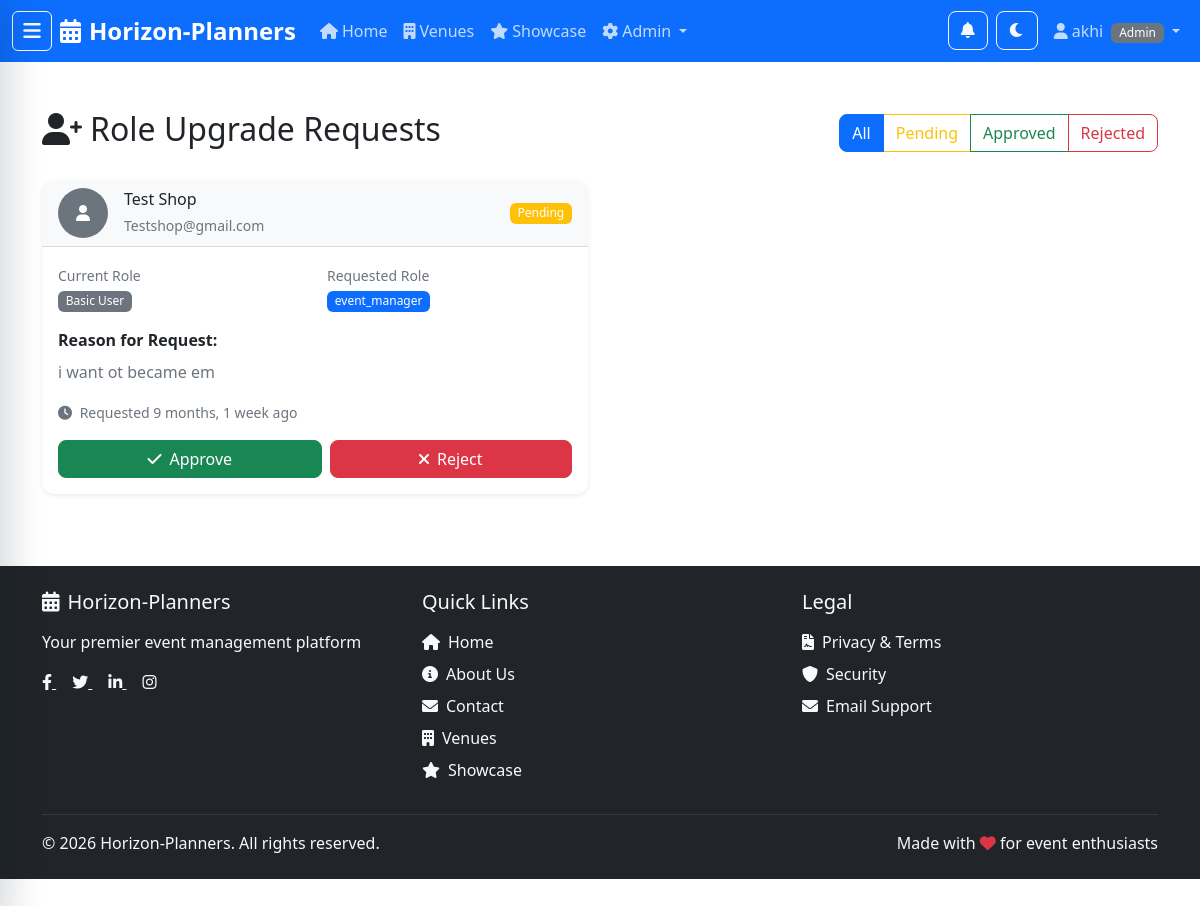
/auth/role-requests/ (signed in), run on an earlier commit of the app's database.
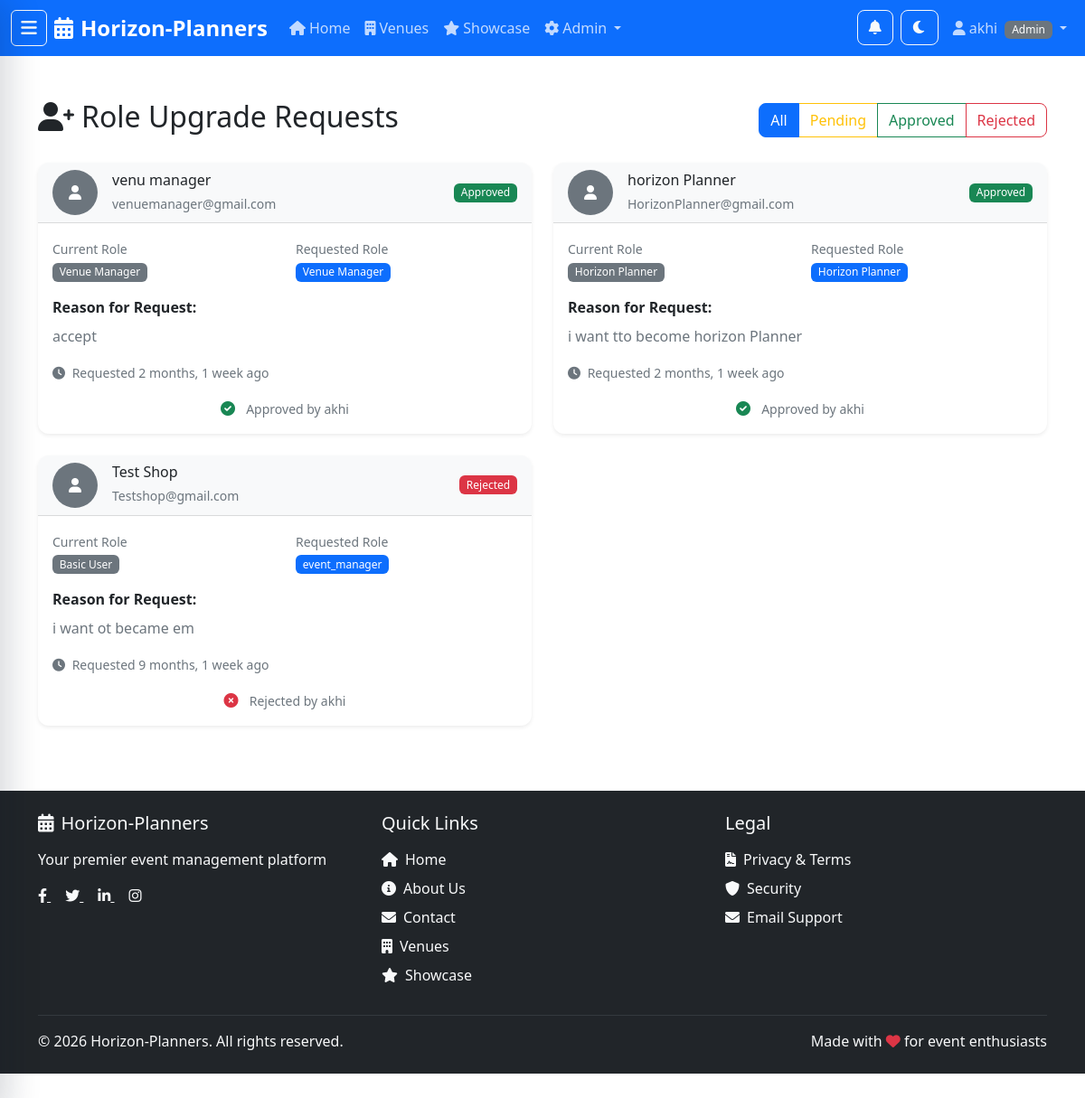
And on a later commit of the database.
### apps/users/models.py (models this page shows, shortened)
class RoleUpgradeRequest(models.Model):
    class RequestedRole(models.TextChoices):
        HORIZON_PLANNER = 'horizon_planner', 'Horizon Planner'
        VENUE_MANAGER = 'venue_manager', 'Venue Manager'
    class Status(models.TextChoices):
        PENDING = 'pending', 'Pending'
        APPROVED = 'approved', 'Approved'
        REJECTED = 'rejected', 'Rejected'
    user = models.ForeignKey(User, on_delete=models.CASCADE, related_name='upgrade_requests')
    requested_role = models.CharField(max_length=20, choices=RequestedRole.choices)
    reason = models.TextField(help_text='Reason for requesting role upgrade')
    status = models.CharField(max_length=20, choices=Status.choices, default=Status.PENDING)
    reviewed_by = models.ForeignKey(
        User,
        on_delete=models.SET_NULL,
        null=True,
        blank=True,
        related_name='reviewed_requests'
    )
    review_notes = models.TextField(blank=True)
    created_at = models.DateTimeField(auto_now_add=True)
    reviewed_at = models.DateTimeField(null=True, blank=True)
    class Meta:
        ordering = ['-created_at']
        unique_together = ['user', 'requested_role', 'status']

class User(AbstractUser):
    class Role(models.TextChoices):
        BASIC = 'basic', 'Basic User'
        HORIZON_PLANNER = 'horizon_planner', 'Horizon Planner'
        VENUE_MANAGER = 'venue_manager', 'Venue Manager'
        ADMIN = 'admin', 'Admin'
    role = models.CharField(
        max_length=20,
        choices=Role.choices,
        default=Role.BASIC,
        help_text='User role determines access permissions'
    )
    phone_number = models.CharField(max_length=20, blank=True, null=True)
    date_of_birth = models.DateField(blank=True, null=True)
    profile_picture = models.ImageField(upload_to='profile_pictures/', blank=True, null=True)
    created_at = models.DateTimeField(auto_now_add=True)
    updated_at = models.DateTimeField(auto_now=True)
    @property
    def is_basic_user(self):
        return self.role == self.Role.BASIC
    @property
    def is_horizon_planner(self):
        return self.role == self.Role.HORIZON_PLANNER
    @property
    def is_venue_manager(self):
        return self.role == self.Role.VENUE_MANAGER
    @property
    def is_admin_user(self):
        return self.role == self.Role.ADMIN or self.is_superuser

### apps/users/views.py (the view)
# urls.py: path('role-requests/', views.RoleRequestListView.as_view(), name='role_requests'),
class RoleRequestListView(AdminRequiredMixin, ListView):
    model = RoleUpgradeRequest
    template_name = 'users/role_requests.html'
    context_object_name = 'requests'
    paginate_by = 20
    def get_queryset(self):
        return RoleUpgradeRequest.objects.all().order_by('-created_at')

### apps/users/views.py (called while the page is built)
    def test_func(self):
        return self.request.user.is_authenticated and self.request.user.is_admin_user

### templates/users/role_requests.html (shortened to what the changed rows need)
{% extends 'base.html' %}
{% load static %}
{% block content %}
<div class="container my-5">
    <div class="row">
        <div class="col-12">
            <div class="d-flex justify-content-between align-items-center mb-4">
                <h2><i class="fas fa-user-plus me-2"></i>Role Upgrade Requests</h2>
            </div>
        </div>
    </div>
    {% if requests %}
        <div class="row">
            {% for request in requests %}
                <div class="col-lg-6 mb-4 request-card" data-status="{{ request.status }}">
                    <div class="card h-100">
                        <div class="card-header d-flex justify-content-between align-items-center">
                            <div class="d-flex align-items-center">
                                <div class="me-3">
                                    {% if request.user.profile_picture %}
                                        <img src="{{ request.user.profile_picture.url }}"
                                             class="rounded-circle"
                                             style="width: 50px; height: 50px; object-fit: cover;">
                                    {% else %}
                                        <div class="bg-secondary rounded-circle d-flex align-items-center justify-content-center"
                                             style="width: 50px; height: 50px;">
                                            <i class="fas fa-user text-white"></i>
                                        </div>
                                    {% endif %}
                                </div>
                                <div>
                                    <h6 class="mb-1">{{ request.user.get_full_name|default:request.user.username }}</h6>
                                    <small class="text-muted">{{ request.user.email }}</small>
                                </div>
                            </div>
                            <span class="badge bg-{% if request.status == 'pending' %}warning{% elif request.status == 'approved' %}success{% elif request.status == 'rejected' %}danger{% endif %}">
                                {{ request.get_status_display }}
                            </span>
                        </div>
                        <div class="card-body">
                            <div class="row mb-3">
                                <div class="col-6">
                                    <small class="text-muted">Current Role</small><br>
                                    <span class="badge bg-secondary">{{ request.user.get_role_display }}</span>
                                </div>
                                <div class="col-6">
                                    <small class="text-muted">Requested Role</small><br>
                                    <span class="badge bg-primary">{{ request.get_requested_role_display }}</span>
                                </div>
                            </div>
                            <div class="mb-3">
                                <strong>Reason for Request:</strong>
                                <p class="mt-2 text-muted">{{ request.reason|default:"No reason provided." }}</p>
                            </div>
                            <div class="mb-3">
                                <small class="text-muted">
                                    <i class="fas fa-clock me-1"></i>
                                    Requested {{ request.created_at|timesince }} ago
                                </small>
                            </div>
                            {% if request.status == 'pending' %}
                                <div class="d-flex gap-2">
                                    <button type="button"
                                            class="btn btn-success flex-fill approve-request"
                                            data-request-id="{{ request.id }}"
                                            data-action-url="{% url 'users:approve_role_request' request.id %}"
                                            data-user-name="{{ request.user.get_full_name|default:request.user.username }}">
                                        <i class="fas fa-check me-2"></i>Approve
                                    </button>
                                    <button type="button"
                                            class="btn btn-danger flex-fill reject-request"
                                            data-request-id="{{ request.id }}"
                                            data-action-url="{% url 'users:reject_role_request' request.id %}"
                                            data-user-name="{{ request.user.get_full_name|default:request.user.username }}">
                                        <i class="fas fa-times me-2"></i>Reject
                                    </button>
                                </div>
                            {% elif request.status == 'approved' %}
                                <div class="text-center">
                                    <i class="fas fa-check-circle text-success me-2"></i>
                                    <small class="text-muted">Approved by {{ request.reviewed_by.get_full_name|default:request.reviewed_by.username }}</small>
                                </div>
                            {% elif request.status == 'rejected' %}
                                <div class="text-center">
                                    <i class="fas fa-times-circle text-danger me-2"></i>
                                    <small class="text-muted">Rejected by {{ request.reviewed_by.get_full_name|default:request.reviewed_by.username }}</small>
                                </div>
                            {% endif %}
                        </div>
                    </div>
                </div>
            {% endfor %}
        </div>
    {% endif %}
</div>
{% endblock %}

What changed in the data, as far as the page shows it:
added RoleUpgradeRequest: user.get_full_name "venu manager", user.email "venuemanager@gmail.com", status "Approved", user.role "Venue Manager", requested_role "Venue Manager", reason "accept", created_at "2 months, 1 week", reviewed_by.get_full_name "akhi"
added RoleUpgradeRequest: user.get_full_name "horizon Planner", user.email "HorizonPlanner@gmail.com", status "Approved", user.role "Horizon Planner", requested_role "Horizon Planner", reason "i want tto become horizon Planner", created_at "2 months, 1 week", reviewed_by.get_full_name "akhi"
changed RoleUpgradeRequest "i want ot became em": status "Pending" → "Rejected"; reviewed_by.get_full_name (not shown) → "akhi"; status "Approve Reject" → "Rejected by"
